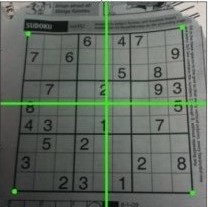
#> input picture images/input/sudokusmall.jpg, 208 x 207 px
$ python perspective_transformation.py
#> lines starting #> are read from the running program, lines starting #| are printed output that depends on the picture
#!/usr/bin/env python3
# -*- coding: utf-8 -*-
"""
Created on Tue Apr 24 15:43:22 2018

@author: osboxes
"""

import cv2
import numpy as np
import matplotlib.pyplot as plt

img = cv2.imread('images/input/sudokusmall.jpg')
#> img is the input picture: shape (207, 208, 3); mean B, G, R 97.6, 107.3, 98.2
rows,cols,ch = img.shape
#> rows = 207; cols = 208; ch = 3

pts1 = np.float32([[56,65],[368,52],[28,387],[389,390]])
pts2 = np.float32([[0,0],[300,0],[0,300],[300,300]])

M = cv2.getPerspectiveTransform(pts1,pts2)

dst = cv2.warpPerspective(img,M,(300,300))
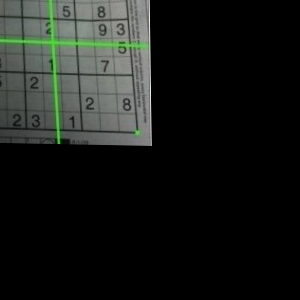
#> dst: shape (300, 300, 3); mean B, G, R 24.1, 27, 24.2

plt.subplot(121),plt.imshow(img),plt.title('Input')
plt.subplot(122),plt.imshow(dst),plt.title('Output')
plt.show()
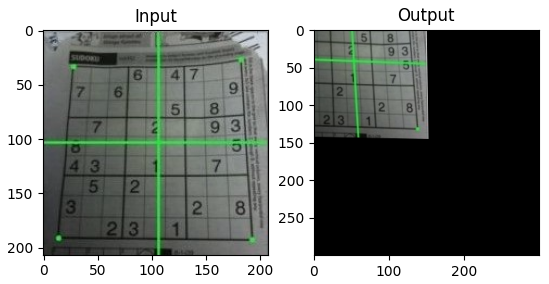
#> figure drawn by matplotlib, 2 panels; B, G, R data is drawn as R, G, B

$ run again, with images/input/apple.jpg copied over images/input/sudokusmall.jpg
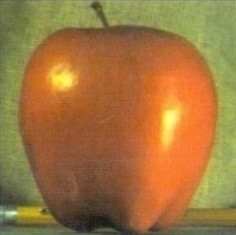
#> input picture images/input/apple.jpg, 236 x 235 px
#> img is the input picture: shape (235, 236, 3); mean B, G, R 63.1, 117.8, 160.1
#> `dst = cv2.warpPerspective(img,M,(300,300))`:
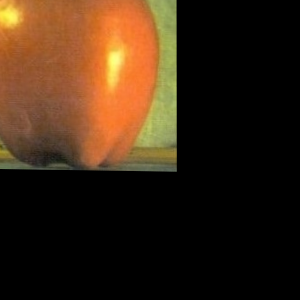
#> dst: shape (300, 300, 3); mean B, G, R 19.2, 37.5, 57.8
#> `plt.show()`:
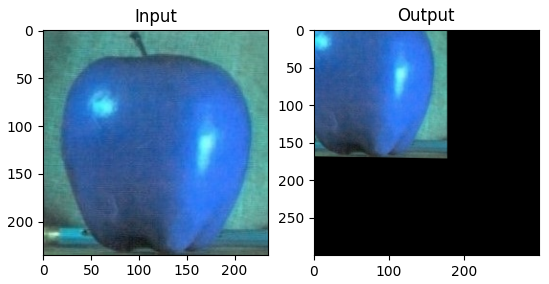
#> figure drawn by matplotlib, 2 panels; B, G, R data is drawn as R, G, B

$ run again, with images/input/bilateral.jpg copied over images/input/sudokusmall.jpg
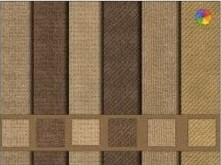
#> input picture images/input/bilateral.jpg, 221 x 165 px
#> img is the input picture: shape (165, 221, 3); mean B, G, R 79.8, 109.2, 134.2
#> `dst = cv2.warpPerspective(img,M,(300,300))`:
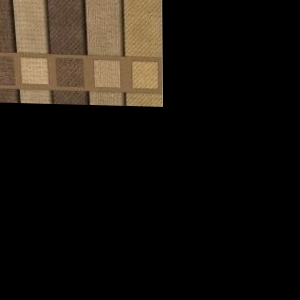
#> dst: shape (300, 300, 3); mean B, G, R 15, 20.8, 25.7
#> `plt.show()`:
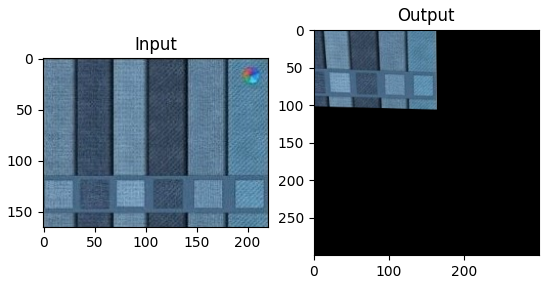
#> figure drawn by matplotlib, 2 panels; B, G, R data is drawn as R, G, B
